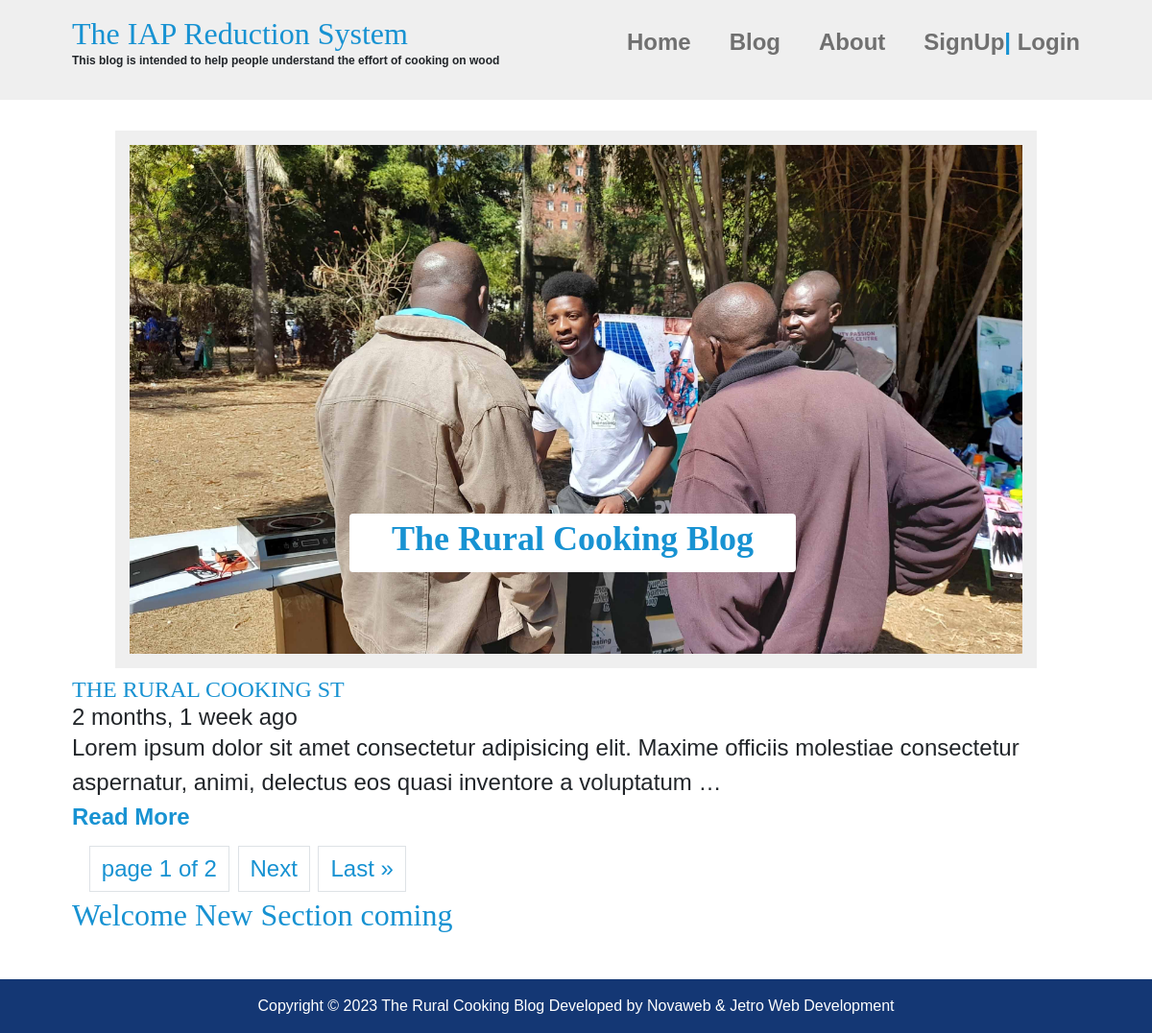
/, run on an earlier commit of the app's database.
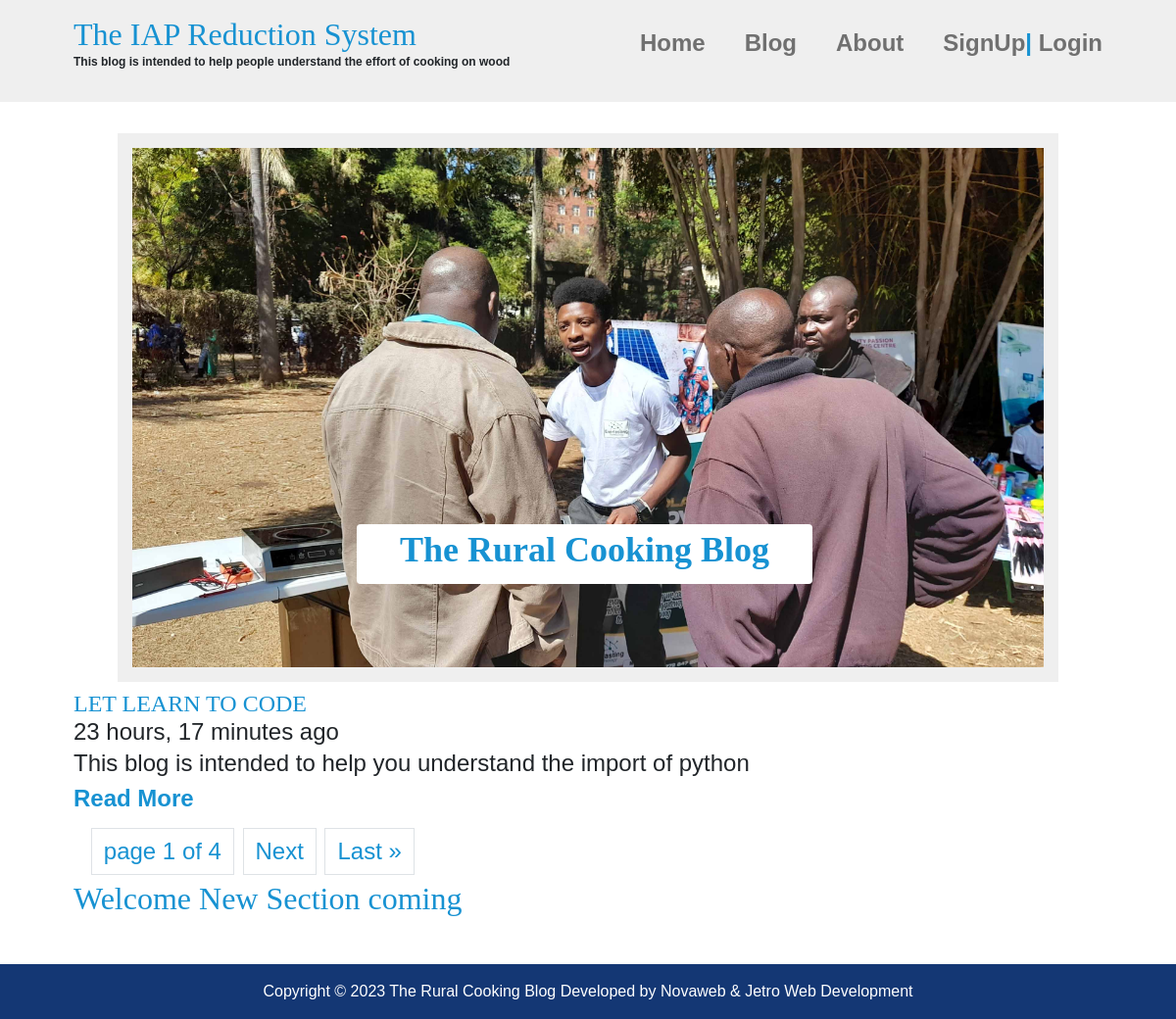
And on a later commit of the database.
### blog/models.py (models this page shows, shortened)
class Post(models.Model):
    title = models.CharField(max_length=100)
    current_time = models.DateTimeField(auto_now_add=True)
    slug = models.SlugField()
    image = models.ImageField(upload_to='uploaded/galleries', blank=True, null=True)
    body = models.TextField()
    class Meta:
        ordering = ('-current_time',)

### blog/views.py (the view)
# urls.py: path('', views.index, name='index'),
def index(request):
    post = Post.objects.all()
    paginator = Paginator(post,1)
    page_number = request.GET.get("page")
    post_obj = paginator.get_page(page_number)
    return render(request, "blog/index.html",{"post": post_obj})

### blog/templates/blog/index.html (shortened to what this page needs)
{% extends 'blog/base.html' %}
{% load static %}
{%block content_area %}
    <div class="container">
        <div class="banner-section">
            <img src="/static/asset/images/test1.jpg">
            <div class="text-banner rounded">
                <h2 class="banner-heading">The Rural Cooking Blog</h1>
            </div>
        </div>
        <div class="block_article">
            {% for post in post %}
                <h2 class="article-title">{{post.title|upper}} </h2>
                <p class="article-info">{{post.current_time|timesince}} ago</p>
                <p class="article-body">{{post.body|truncatewords:20}} <a href="{% url 'post_details' post.slug %}" class="article-read-more"><br>Read More</a></p>
            {%endfor%}
        </div>
            <ul class="pagination-list">
                    <li class="pagination-line">
                        <a class="page-link" href="#">page {{post.number}} of {{post.paginator.num_pages}}</a>
                    </li>
                    {% if post.has_next %}
                    <li class="pagination-line">
                        <a class="page-link" href="?page={{post.next_page_number }}"> Next</a>
                    </li>
                    <li class="pagination-line">
                        <a class="page-link" href="?page={{post.paginator.num_pages }}">Last &raquo; </a>
                    </li>
                    {%endif%}
            </ul>
        <div class="">
            <h1>Welcome New Section coming</h1>
        </div>
    </div>
    <br>
    <br>
{%endblock%}

What changed in the data, as far as the page shows it:
no longer on this page (row unchanged): Post: title "THE RURAL COOKING ST", current_time "2 months, 1 week", body "Lorem ipsum dolor sit amet consectetur adipisicing elit. Maxime officiis molestiae consectetur aspernatur, animi, delectus eos quasi inventore a voluptatum …"
added Post: title "LET LEARN TO CODE", current_time "23 hours, 17 minutes", body "This blog is intended to help you understand the import of python"
Also different on the page:
{{ post.paginator.num_pages }}: "2" → "4"
